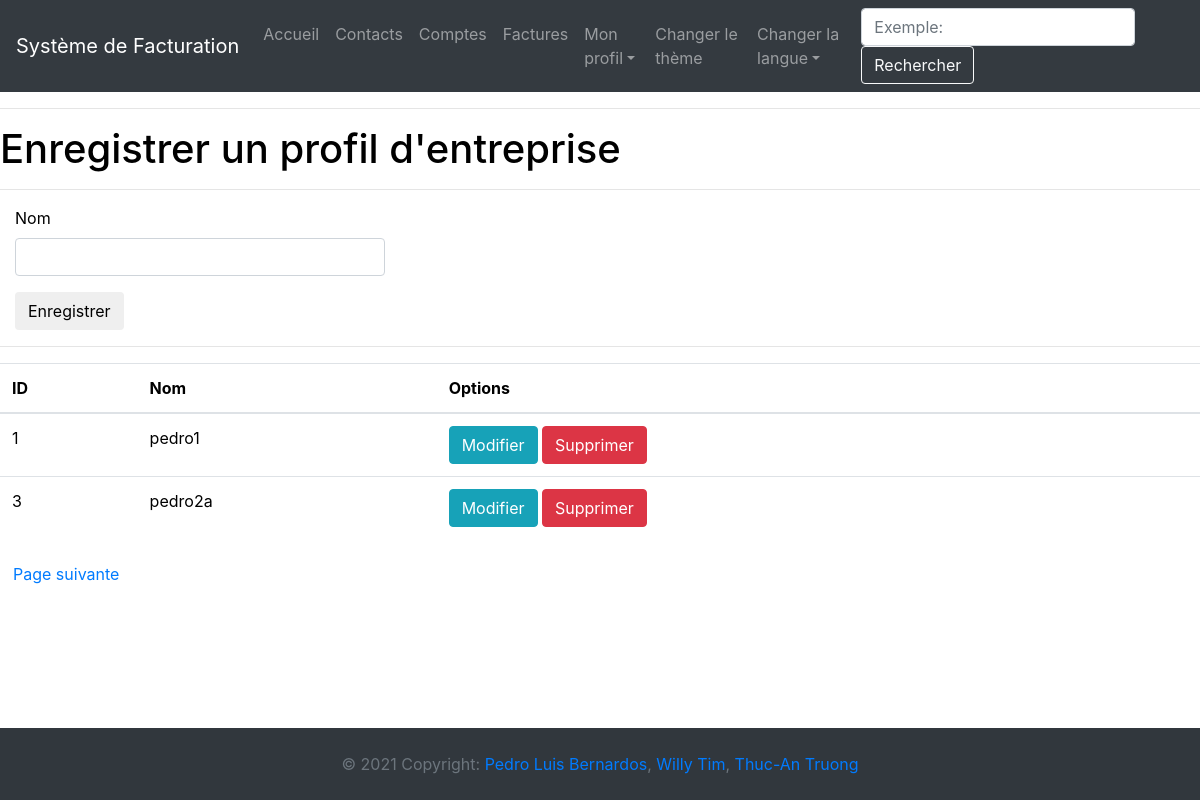
Screenshot of /register_company_profil (signed in) with the database file from the repository.
### app/models.py (models this page shows, shortened)
class CompanyProfil(db.Model):
    __tablename__ = "profilEntreprise"
    id = db.Column(db.Integer, primary_key=True)
    name = db.Column(db.String(120), unique=True, nullable=False)
    user_id = db.Column(db.Integer, db.ForeignKey('user.id'))
    facture = db.relationship('Facture', back_populates="profilEntreprise")
    contact = db.relationship('Contact', back_populates="profilEntreprise")
    compte = db.relationship('Compte', back_populates="profilEntreprise")
    user = relationship("User", back_populates="profilEntreprise")

### app/entrees/routes.py (the view, shortened to what this page needs)
@bp.route('/register_company_profil', methods=['GET', 'POST'])
@login_required
def register_company_profil():
    form = CompanyProfilForm()
    page = request.args.get('page', 1, type=int)
    companyProfil = CompanyProfil.query.filter_by(user_id=current_user.id).paginate(page, app.config['COMPANY_PROFIL_PAR_PAGE'], False)
    next_url = url_for('entrees.register_company_profil', page=companyProfil.next_num) if companyProfil.has_next else None
    prev_url = url_for('entrees.register_company_profil', page=companyProfil.prev_num) if companyProfil.has_prev else None
    return render_template("entrees/register_company_profil.html", title=_('Accueil'), companyProfil=companyProfil.items, form=form, next_url=next_url, prev_url=prev_url)

### app/entrees/forms.py
class CompanyProfilForm(FlaskForm):
    name = StringField(_l('Nom'), validators=[DataRequired(message=_l("Veuillez entrer un nom")), Length(min=1, max=50, message=_l('Veuillez écrire entre 1 et 50 caractères'))])
    submit = SubmitField(_l('Enregistrer'))

### app/__init__.py (called while the page is built)
@app.context_processor
def inject_conf_var():
    return dict(AVAILABLE_LANGUAGES=app.config['LANGUAGES'], CURRENT_LANGUAGE=session.get('language',request.accept_languages.best_match(app.config['LANGUAGES'].keys())))

### app/models.py (called while the page is built)
@login.user_loader
def load_user(id):
    return User.query.get(int(id))

### app/routes.py (called while the page is built)
@app.before_request
def before_request():
    if current_user.is_authenticated:
        current_user.last_seen = datetime.utcnow()
        db.session.commit()

### app/templates/entrees/register_company_profil.html (shortened to what this page needs)
{% extends "base.html" %}
{% import 'bootstrap/wtf.html' as wtf %}
{% block app_content %}
    <h1>{{ _('Enregistrer un profil d\'entreprise') }}</h1>
    <hr>
    {% if form %}
        <div class="form-group">
            <div class="col-md-4">
                {{ wtf.quick_form(form) }}
            </div>
        </div>
        <hr>
    {% endif %}
    <table class="table table-hover">
        <thead>
          <tr>
            <th scope="col">ID</th>
            <th scope="col">{{ _('Nom') }}</th>
            <th scope="col">{{ _('Options') }}</th>
          </tr>
        </thead>
        <tbody>
    {% for company_profil in companyProfil %}
        <tr>
            <td>{{ company_profil.id }}</td>
            <td>{{ company_profil.name }}</td>
            <td>
                <a class="btn btn-info" href="{{ url_for('entrees.update_company_profil', company_profil_id=company_profil.id) }}">{{ _('Modifier') }}</a>
                <a class="btn btn-danger" href="{{ url_for('entrees.delete_company_profil', company_profil_id=company_profil.id) }}">{{ _('Supprimer') }}</a>
            </td>
        </tr>
    {% endfor %}
        </tbody>
    </table>
    {% if next_url %}
        <a class="btn btn-link" href="{{ next_url }}">{{ _('Page suivante') }}</a>
    {% endif %}
    <br><br>
{% endblock %}

### app/static/css/style.css (style rules this page uses)
html { color: black; background-color: white; }

### rows the page displays
CompanyProfil: id "1", name "pedro1"
CompanyProfil: id "3", name "pedro2a"
